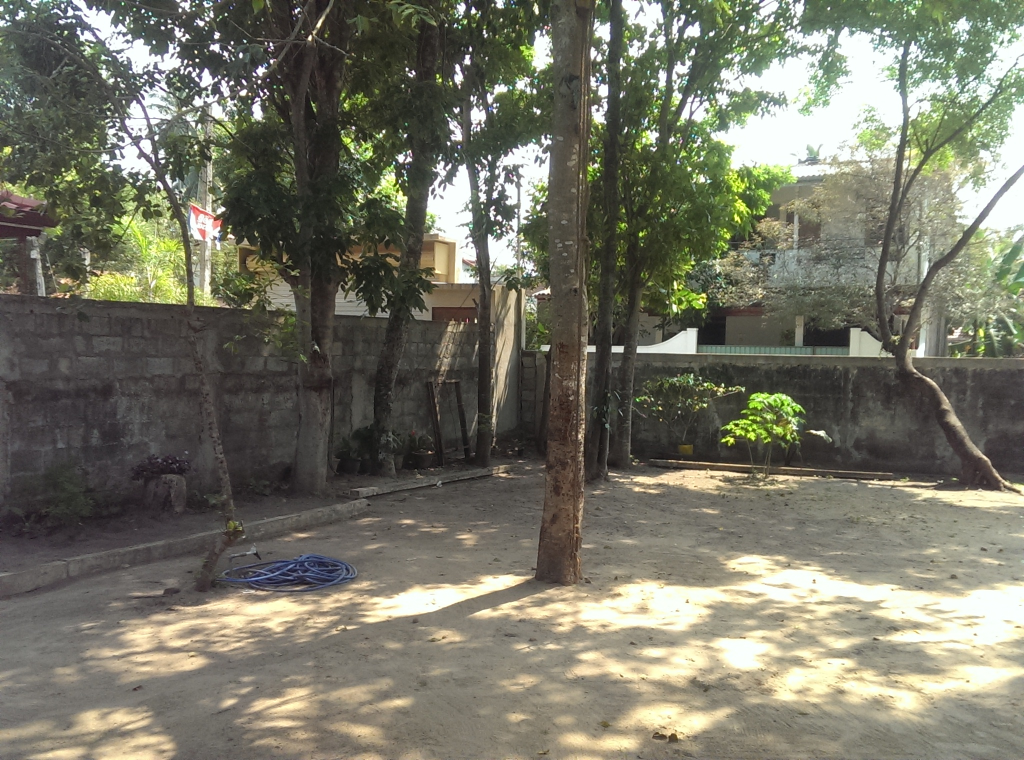
#> input picture images/cam_1.jpg, 2048 x 1520 px (shown at 1/2 size)
$ python ExtendedTest_1.py
#> lines starting #> are read from the running program, lines starting #| are printed output that depends on the picture; after the words box and inside, x2 and y2 are one past the last pixel; in counts of white or black regions, pixels touching at a corner belong together
"""
Created on Fri Mar 24 09:05:38 2017

@author: Savindi Niranthara
"""

###############################################################################
# Panorama stitching using two images
# Step 1 -  Detect keypoints and extract local invariant descriptors from the
#           two input images
# Step 2 -  Match the descriptors between the two images
# Step 3 -  Use the RANSAC algorithm to estimate a homography matrix using our
#           matched feature vectors
# Step 4 -  Apply a warping transformation using the homography matrix
###############################################################################

import cv2
import numpy as np
import imutils


# ==============================================================================

# Step 1 - Detect keypoints
def detectAndDescribe(image):
    # convert the image to grayscale
    gray = cv2.cvtColor(image, cv2.COLOR_BGR2GRAY)

    # detect keypoints in the image
    detector = cv2.FeatureDetector_create("SIFT")
    kps = detector.detect(gray)

    # extract features from the image
    extractor = cv2.DescriptorExtractor_create("SIFT")
    (kps, features) = extractor.compute(gray, kps)

    # convert keypoints from KeyPoint objects to NumPy arrays
    kps = np.float32([kp.pt for kp in kps])

    # return a tuple of keypoints and features
    return (kps, features)


# ==============================================================================

# Step 2 - Match the descriptors between the two images
def matchKeypoints(kpsA, kpsB, featuresA, featuresB, ratio, repojThresh):
    # compute the raw matches and intialize the list of actual matches
    matcher = cv2.DescriptorMatcher_create("BruteForce")
    rawMatches = matcher.knnMatch(featuresA, featuresB, 2)
    # k=2 is used to indicate that the top two matches for each feature vector are returned

    # Lowe's ratio test
    # there can be false matches returned from the matching algorithm
    # using lowe's ratio test we select only the matches within a certain threshold
    matches = []
    for m in rawMatches:
        if len(m) == 2 and m[0].distance < m[1].distance * ratio:
            matches.append((m[0].trainIdx, m[0].queryIdx))

    # Step 3 - Use the RANSAC algorithm to estimate a homography matrix
    # computing the homography matrix requires at least 4 matches
    if len(matches) > 4:
        # construct the two sets of points
        ptsA = np.float32([kpsA[i] for (_, i) in matches])
        ptsB = np.float32([kpsB[i] for (i, _) in matches])

        # compute the homography between the two sets of points
        (H, status) = cv2.findHomography(ptsA, ptsB, cv2.RANSAC, repojThresh)

        # return the matches, homography matrix and status of each matched point
        return (matches, H, status)
    return None


# ==============================================================================

def drawMatches(imageA, imageB, kpsA, kpsB, matches, status):
    # initialize the output visualization image
    (hA, wA) = imageA.shape[:2]
    (hB, wB) = imageB.shape[:2]
    vis = np.zeros((max(hA, hB), wA + wB, 3), dtype="uint8")
    vis[0:hA, 0:wA] = imageA
    vis[0:hB, wA:] = imageB

    for ((trainIdx, queryIdx), s) in zip(matches, status):
        # only process the match if the keypoint was successful
        if s == 1:
            ptA = (int(kpsA[queryIdx][0]), int(kpsA[queryIdx][1]))
            ptB = (int(kpsB[trainIdx][0]) + wA, int(kpsB[trainIdx][1]))
            cv2.line(vis, ptA, ptB, (0, 255, 0), 1)

    return vis


# ==============================================================================

def stitch(imageA, imageB, ratio=0.75, reprojThresh=4.0, showMatches=False):
    # detect and extract keypoints and descriptors
    (kpsA, featuresA) = detectAndDescribe(imageA)
    (kpsB, featuresB) = detectAndDescribe(imageB)

    # match features between the two images
    M = matchKeypoints(kpsA, kpsB, featuresA, featuresB, ratio, reprojThresh)

    if M is None:
        return None

    # Step 4 - Apply a perspective warp to stitch the images
    (matches, H, status) = M

    result = cv2.warpPerspective(imageA, H, (imageA.shape[1] + imageB.shape[1], imageA.shape[0]))
    result[0:imageB.shape[0], 0:imageB.shape[1]] = imageB

    if showMatches:
        vis = drawMatches(imageA, imageB, kpsA, kpsB, matches, status)
        return (result, vis)

    return result


# ==============================================================================

# Test implementation
imageA = cv2.imread('./images/cam_1.jpg')
#> imageA is the input picture: shape (1520, 2048, 3); mean B, G, R 102.8, 117.7, 118.4
imageB = cv2.imread('./images/cam_2.jpg')
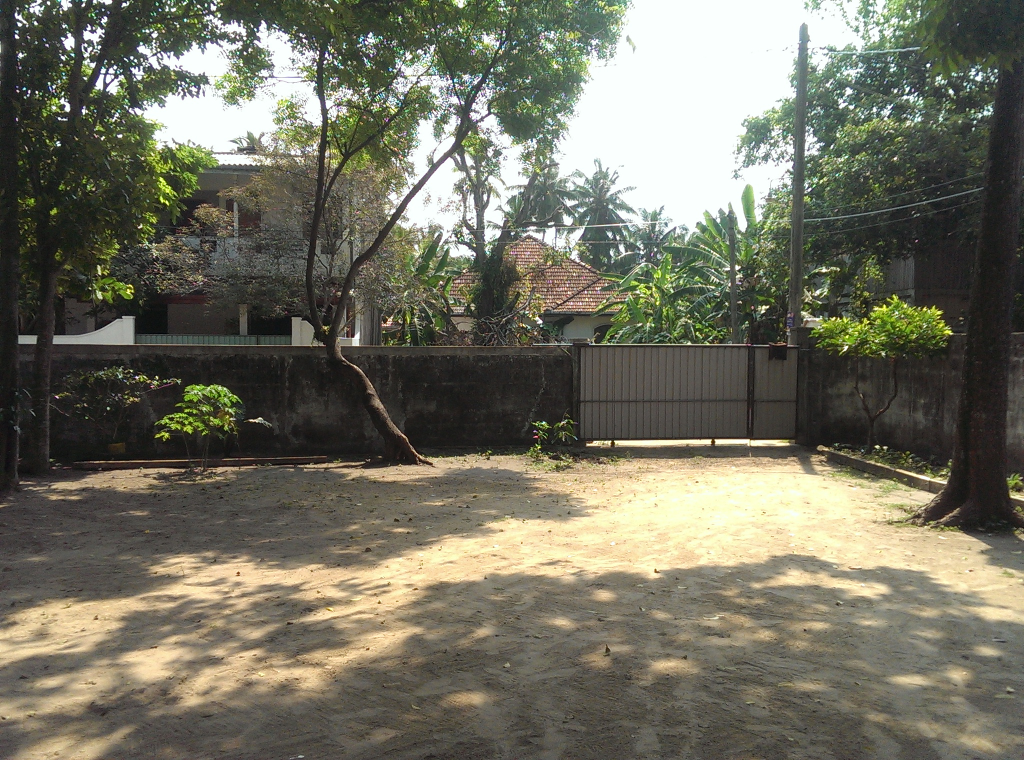
#> input picture images/cam_2.jpg, 2048 x 1520 px (shown at 1/2 size)
#> imageB is the input picture: shape (1520, 2048, 3); mean B, G, R 97.8, 113.1, 114.4
imageA = imutils.resize(imageA, width=400)
#> imageA: shape (296, 400, 3)
imageB = imutils.resize(imageB, width=400)
#> imageB: shape (296, 400, 3)

(result, vis) = stitch(imageB, imageA, showMatches=True)
#> in detectAndDescribe, `gray = cv2.cvtColor(image, cv2.COLOR_BGR2GRAY)`:
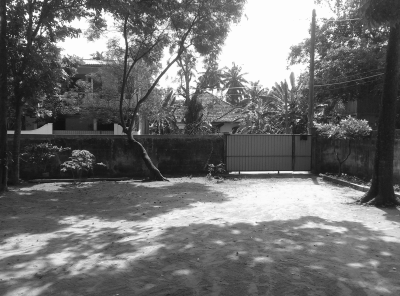
#> gray: shape (296, 400); min 14, max 254, mean 111.7
#> in detectAndDescribe, `kps = detector.detect(gray)`: kps = 1076 keypoints; strongest (x, y, size): (27, 16, 3.1), (281, 172, 1.8), (38, 33, 2.2), (55, 19, 2.3)
#> in detectAndDescribe, `kps = np.float32([kp.pt for kp in kps])`: kps = 1076 pairs, first value 3.78 to 396.1, second value 2.88 to 290
#> in stitch, `(kpsA, featuresA) = detectAndDescribe(imageA)`: kpsA has the same summary as kps in detectAndDescribe
#> in detectAndDescribe (call 2), `gray = cv2.cvtColor(image, cv2.COLOR_BGR2GRAY)`:
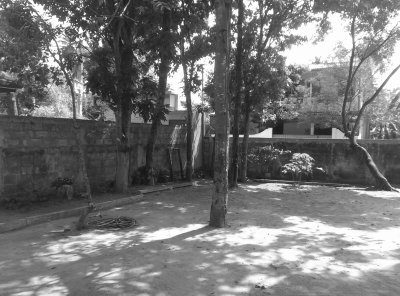
#> gray: shape (296, 400); min 20, max 254, mean 116.2
#> in detectAndDescribe (call 2), `kps = detector.detect(gray)`: kps = 1250 keypoints; strongest (x, y, size): (182, 23, 1.9), (84, 18, 2.2), (235, 12, 4.5), (267, 133, 6.8)
#> in detectAndDescribe (call 2), `kps = np.float32([kp.pt for kp in kps])`: kps = 1250 pairs, first value 2.49 to 396.6, second value 2.95 to 292.8
#> in stitch, `(kpsB, featuresB) = detectAndDescribe(imageB)`: kpsB has the same summary as kps in detectAndDescribe
#> in matchKeypoints, `rawMatches = matcher.knnMatch(featuresA, featuresB, 2)`: rawMatches = 1076 matches
#> after the loop in matchKeypoints, `for m in rawMatches:`: matches = 123 pairs, first value 245 to 1237, second value 5 to 866
#> in matchKeypoints, `ptsA = np.float32([kpsA[i] for (_, i) in matches])`: ptsA = 123 pairs, first value 6.97 to 303.8, second value 15.77 to 286.4
#> in matchKeypoints, `ptsB = np.float32([kpsB[i] for (i, _) in matches])`: ptsB = 123 pairs, first value 92.07 to 393.5, second value 17.54 to 284.3
#> in matchKeypoints, `(H, status) = cv2.findHomography(ptsA, ptsB, cv2.RANSAC, repojThresh)`: H = [[0.407, -0.0252, 237.6], [-0.193, 0.87, 21.44], [-0.00147, 4.41e-05, 1]]; status = 123 values, max 1 at index 2, min 0 at index 0, mean 0.61
#> in stitch, `result = cv2.warpPerspective(imageA, H, (imageA.shape[1] + imageB.shap..`:
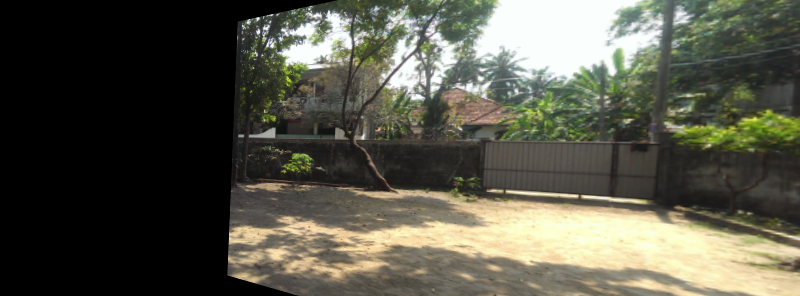
#> result: shape (296, 800, 3); mean B, G, R 72.8, 85.9, 86.6
#> in stitch, `result[0:imageB.shape[0], 0:imageB.shape[1]] = imageB`:
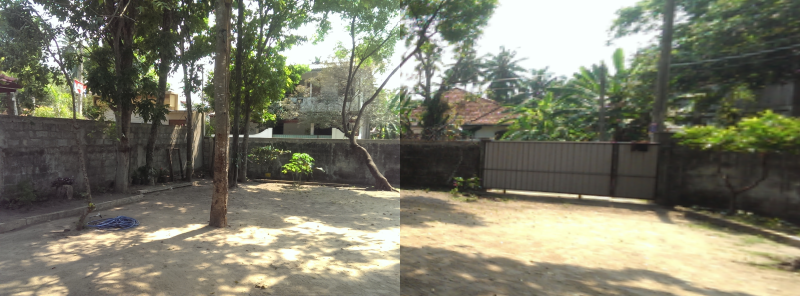
#> result: shape (296, 800, 3); mean B, G, R 107.3, 124.9, 125.2
#> in drawMatches, `vis[0:hB, wA:] = imageB`:
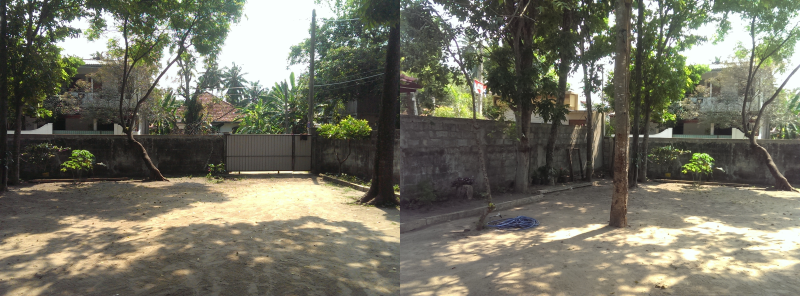
#> vis: shape (296, 800, 3); mean B, G, R 100.3, 115.4, 116.4
#> the loop in drawMatches, `for ((trainIdx, queryIdx), s) in zip(matches, status):` made 123 passes
#> (trainIdx, queryIdx, s, ptA, ptB) on passes 3, 4, 5, 6, 7, 9, 10, 11, 13, 14, 15, 16: (647, 10, [1], (11, 132), (640, 135)), (678, 24, [1], (22, 132), (650, 135)), (688, 29, [1], (25, 197), (652, 194)), (707, 35, [1], (30, 179), (657, 177)), (718, 37, [1], (30, 34), (660, 48)), (703, 42, [1], (31, 112), (656, 118)), (741, 54, [1], (37, 28), (666, 40)), (726, 55, [1], (37, 187), (661, 186)), (744, 57, [1], (38, 32), (667, 44)), (716, 58, [1], (38, 126), (659, 131)), (763, 63, [1], (40, 36), (669, 47)), (734, 67, [1], (42, 193), (665, 192))
#> (ptA, ptB) on passes 61, 62, 63, 64, 66, 67: ((77, 114), (695, 119)), ((78, 15), (705, 21)), ((78, 30), (704, 39)), ((80, 89), (699, 94)), ((81, 23), (707, 29)), ((82, 156), (702, 160))
#> after the loop in drawMatches, `for ((trainIdx, queryIdx), s) in zip(matches, status):`:
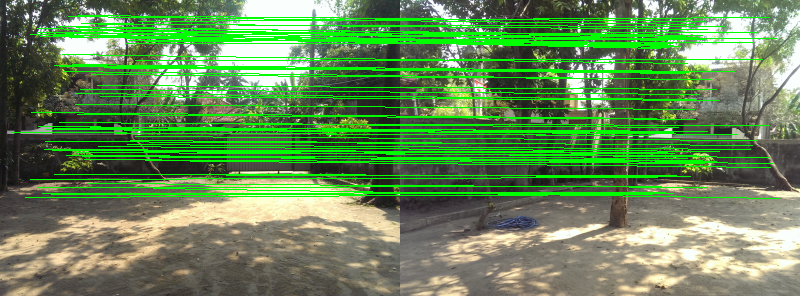
#> vis: shape (296, 800, 3); 15.06% of pixels changed, all inside (x1, y1, x2, y2) = (11, 15, 780, 199)

cv2.imshow("Image A", imageA)
cv2.imshow("Image B", imageB)
cv2.imshow("Keypoint Matches", vis)
cv2.imshow("Result", result)

cv2.imwrite('result4.jpg', result)

cv2.waitKey(0)
cv2.destroyAllWindows()
